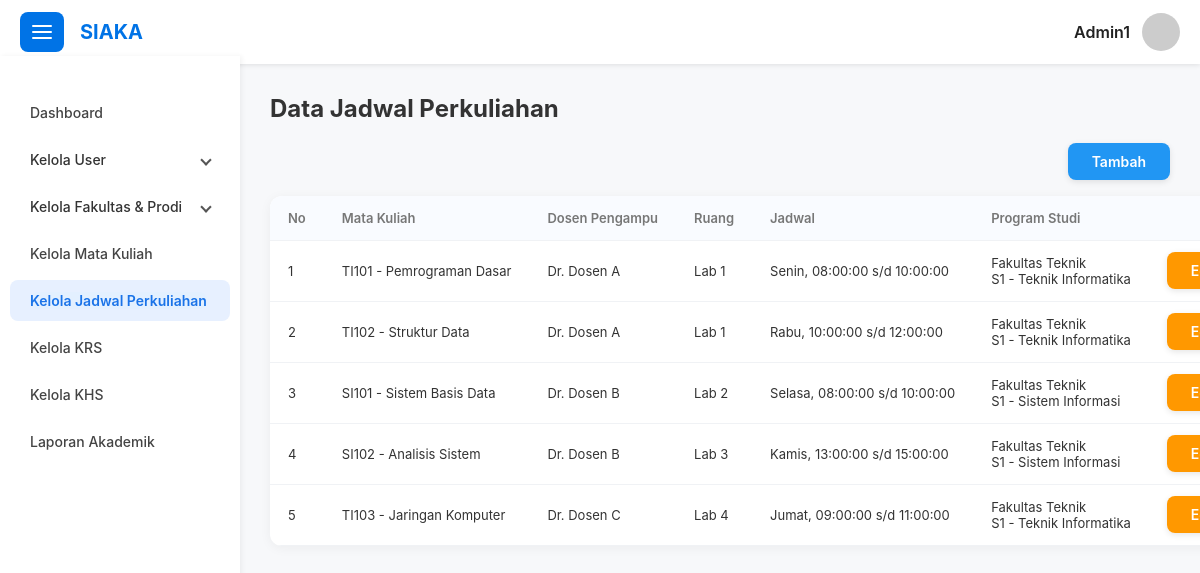
Page /page/jadwal/data_jadwal.php (signed in) on the committed database.
### tables this page shows
CREATE TABLE `jadwal` (
  `id` int(11) NOT NULL,
  `id_mk` int(11) NOT NULL,
  `id_dosen` int(11) NOT NULL,
  `ruang` varchar(50) DEFAULT NULL,
  `hari` enum('Senin','Selasa','Rabu','Kamis','Jumat','Sabtu') DEFAULT NULL,
  `jam_mulai` time DEFAULT NULL,
  `jam_selesai` time DEFAULT NULL
);

CREATE TABLE `mata_kuliah` (
  `id` int(11) NOT NULL,
  `kode_mk` varchar(20) NOT NULL,
  `nama_mk` varchar(100) NOT NULL,
  `sks` int(11) NOT NULL,
  `semester` int(11) NOT NULL,
  `id_prodi` int(11) NOT NULL
);

CREATE TABLE `dosen` (
  `id` int(11) NOT NULL,
  `user_id` int(11) NOT NULL,
  `nidn` varchar(20) DEFAULT NULL,
  `nama_lengkap` varchar(100) DEFAULT NULL,
  `tgl_lahir` date DEFAULT NULL,
  `no_telp` varchar(20) DEFAULT NULL,
  `alamat` text DEFAULT NULL
);

CREATE TABLE `fakultas` (
  `id` int(11) NOT NULL,
  `nama_fakultas` varchar(100) NOT NULL
);

CREATE TABLE `prodi` (
  `id` int(11) NOT NULL,
  `nama_prodi` varchar(100) NOT NULL,
  `id_fakultas` int(11) NOT NULL,
  `jenjang` enum('D3','S1','S2') DEFAULT NULL
);

### config/config.php (called while the page is built, shortened)
<?php
function base_url($path = '')
{
  return BASE_URL . ltrim($path, '/');
}

### page/jadwal/data_jadwal.php (the view, shortened to what this page needs)
<?php include("../../layout/header.php"); ?>
<?php include("../../layout/topbar.php"); ?>
<?php include("../../layout/sidebar.php"); ?>
<?php include("../../config/db.php"); ?>
<section id="data-jadwal">
  <div class="row">
    <div class="col-md-12 mb-3">
      <a href="<?= base_url("/page/jadwal/tambah_jadwal.php") ?>" class="btn btn-info float-right">Tambah</a>
    </div>
    <div class="col-md-12">
      <table>
        <thead>
          <tr>
            <th>No</th>
            <th>Mata Kuliah</th>
            <th>Dosen Pengampu</th>
            <th>Ruang</th>
            <th>Jadwal</th>
            <th>Program Studi</th>
            <th class="text-center">Aksi</th>
          </tr>
        </thead>
        <?php
        $query = "SELECT j.*, m.kode_mk, m.nama_mk, d.nidn, d.nama_lengkap as nama_dosen, p.nama_prodi, p.jenjang, f.nama_fakultas FROM jadwal j
                    JOIN mata_kuliah m ON m.id = j.id_mk
                    JOIN dosen d ON d.id = j.id_dosen
                    JOIN prodi p ON m.id_prodi = p.id
                    JOIN fakultas f ON f.id = p.id_fakultas";
        $sql = mysqli_query($conn, $query);
        $count = mysqli_num_rows($sql);
        $no = 1;
        ?>
        <tbody id="jadwal-table-body">
          <?php if ($count > 0) { ?>
            <?php while ($data = mysqli_fetch_array($sql)) { ?>
              <tr>
                <td><?= $no++; ?></td>
                <td><?= $data["kode_mk"] . " - " . $data["nama_mk"]; ?></td>
                <td><?= $data["nama_dosen"]; ?></td>
                <td><?= $data["ruang"]; ?></td>
                <td><?= $data["hari"] . ", " . $data["jam_mulai"] . " s/d " . $data["jam_selesai"]; ?></td>
                <td>
                  <?= $data["nama_fakultas"]; ?> <br>
                  <?= $data["jenjang"]; ?> - <?= $data["nama_prodi"]; ?>
                </td>
                <td class="text-center">
                  <a href="<?= base_url("/page/jadwal/edit_jadwal.php") . "?id=" . $data["id"]; ?>" class="btn btn-warning">Edit</a>
                </td>
              </tr>
            <?php } ?>
          <?php } else { ?>
            <tr>
              <td colspan="6" style="text-align: center;">Tidak ada data</td>
            </tr>
          <?php } ?>
        </tbody>
      </table>
    </div>
  </div>
</section>
<?php include("../../layout/scripts.php"); ?>
<?php include("../../layout/footer.php"); ?>

### style/style.css (style rules this page uses)
* { box-sizing: border-box; }
body { margin: 0; font-family: 'Inter', sans-serif; background: #f7f8fa; color: #222; }
table { width: 100%; border-collapse: collapse; background: white; border-radius: 12px; overflow: hidden; box-shadow: 0 2px 12px rgb(0 0 0 / 0.05); }
th, td { text-align: left; padding: 14px 18px; font-size: 13px; border-bottom: 1px solid #f0f2f5; color: #333; white-space: nowrap; }
th { background: #f9fbff; font-weight: 600; color: #777; }
.btn { padding: 10px 24px; font-size: 14px; font-weight: 600; border: none; border-radius: 8px; cursor: pointer; user-select: none; transition: background-color 0.25s ease, transform 0.1s ease; box-shadow: 0 2px 6px rgba(0, 0, 0, 0.1); outline: none; text-decoration: none; }
.btn-warning { background-color: #ff9800; color: white; }
.btn-info { background-color: #2196f3; color: white; }
.row { display: flex; flex-wrap: wrap; margin-left: -10px; margin-right: -10px; }
[class*="col-"] { padding-left: 10px; padding-right: 10px; box-sizing: border-box; }
@media (min-width: 768px) { .col-md-12 { width: 100%; } }
.mb-3 { margin-bottom: 1rem !important; }
.text-center { text-align: center !important; }
.float-right { float: right !important; }

### rows in the picture
jadwal: id_mk.kode_mk "TI101", id_mk.nama_mk "Pemrograman Dasar", id_dosen.nama_lengkap "Dr. Dosen A", ruang "Lab 1", hari "Senin", jam_mulai "08:00:00", jam_selesai "10:00:00", fakultas.nama_fakultas "Fakultas Teknik", prodi.jenjang "S1", prodi.nama_prodi "Teknik Informatika"
jadwal: id_mk.kode_mk "TI102", id_mk.nama_mk "Struktur Data", id_dosen.nama_lengkap "Dr. Dosen A", ruang "Lab 1", hari "Rabu", jam_mulai "10:00:00", jam_selesai "12:00:00", fakultas.nama_fakultas "Fakultas Teknik", prodi.jenjang "S1", prodi.nama_prodi "Teknik Informatika"
jadwal: id_mk.kode_mk "SI101", id_mk.nama_mk "Sistem Basis Data", id_dosen.nama_lengkap "Dr. Dosen B", ruang "Lab 2", hari "Selasa", jam_mulai "08:00:00", jam_selesai "10:00:00", fakultas.nama_fakultas "Fakultas Teknik", prodi.jenjang "S1", prodi.nama_prodi "Sistem Informasi"
jadwal: id_mk.kode_mk "SI102", id_mk.nama_mk "Analisis Sistem", id_dosen.nama_lengkap "Dr. Dosen B", ruang "Lab 3", hari "Kamis", jam_mulai "13:00:00", jam_selesai "15:00:00", fakultas.nama_fakultas "Fakultas Teknik", prodi.jenjang "S1", prodi.nama_prodi "Sistem Informasi"
jadwal: id_mk.kode_mk "TI103", id_mk.nama_mk "Jaringan Komputer", id_dosen.nama_lengkap "Dr. Dosen C", ruang "Lab 4", hari "Jumat", jam_mulai "09:00:00", jam_selesai "11:00:00", fakultas.nama_fakultas "Fakultas Teknik", prodi.jenjang "S1", prodi.nama_prodi "Teknik Informatika"

### other values in the picture
$_SESSION["username"] "Admin1"
$page "Data Jadwal Perkuliahan"
